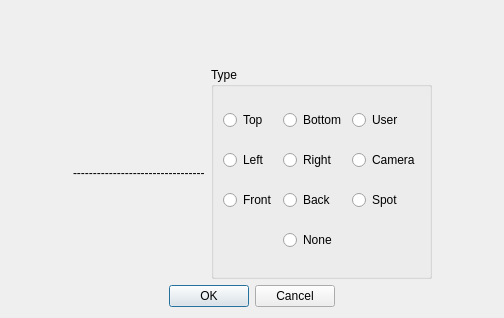
<?xml version="1.0" encoding="UTF-8"?>
<ui version="4.0">
 <class>Dialog</class>
 <widget class="QDialog" name="Dialog">
  <property name="geometry">
   <rect>
    <x>0</x>
    <y>0</y>
    <width>504</width>
    <height>318</height>
   </rect>
  </property>
  <property name="focusPolicy">
   <enum>Qt::StrongFocus</enum>
  </property>
  <property name="windowTitle">
   <string>Viewport Setup</string>
  </property>
  <layout class="QVBoxLayout" name="verticalLayout">
   <item>
    <layout class="QGridLayout" name="viewLayoutGridLayout">
     <item row="0" column="0">
      <widget class="QPushButton" name="singlePushButton">
       <property name="sizePolicy">
        <sizepolicy hsizetype="Fixed" vsizetype="Fixed">
         <horstretch>0</horstretch>
         <verstretch>0</verstretch>
        </sizepolicy>
       </property>
       <property name="focusPolicy">
        <enum>Qt::TabFocus</enum>
       </property>
       <property name="text">
        <string/>
       </property>
       <property name="icon">
        <iconset resource="../resources/keyframer.qrc">
         <normaloff>:/singleu.bmp</normaloff>
         <normalon>:/singled.bmp</normalon>
         <disabledoff>:/singleu.bmp</disabledoff>
         <disabledon>:/singled.bmp</disabledon>
         <activeoff>:/singleu.bmp</activeoff>
         <activeon>:/singled.bmp</activeon>
         <selectedoff>:/singleu.bmp</selectedoff>
         <selectedon>:/singled.bmp</selectedon>:/singleu.bmp</iconset>
       </property>
       <property name="iconSize">
        <size>
         <width>50</width>
         <height>50</height>
        </size>
       </property>
       <property name="autoDefault">
        <bool>false</bool>
       </property>
       <property name="flat">
        <bool>true</bool>
       </property>
      </widget>
     </item>
     <item row="0" column="1">
      <widget class="QPushButton" name="twoVertPushButton">
       <property name="sizePolicy">
        <sizepolicy hsizetype="Fixed" vsizetype="Fixed">
         <horstretch>0</horstretch>
         <verstretch>0</verstretch>
        </sizepolicy>
       </property>
       <property name="focusPolicy">
        <enum>Qt::TabFocus</enum>
       </property>
       <property name="text">
        <string/>
       </property>
       <property name="icon">
        <iconset resource="../resources/keyframer.qrc">
         <normaloff>:/twovertu.bmp</normaloff>
         <normalon>:/twovertd.bmp</normalon>:/twovertu.bmp</iconset>
       </property>
       <property name="iconSize">
        <size>
         <width>50</width>
         <height>50</height>
        </size>
       </property>
       <property name="autoDefault">
        <bool>false</bool>
       </property>
       <property name="flat">
        <bool>true</bool>
       </property>
      </widget>
     </item>
     <item row="0" column="2">
      <widget class="QPushButton" name="twoHorzPushButton">
       <property name="sizePolicy">
        <sizepolicy hsizetype="Fixed" vsizetype="Fixed">
         <horstretch>0</horstretch>
         <verstretch>0</verstretch>
        </sizepolicy>
       </property>
       <property name="focusPolicy">
        <enum>Qt::TabFocus</enum>
       </property>
       <property name="text">
        <string/>
       </property>
       <property name="icon">
        <iconset resource="../resources/keyframer.qrc">
         <normaloff>:/twohorzu.bmp</normaloff>
         <normalon>:/twohorzd.bmp</normalon>:/twohorzu.bmp</iconset>
       </property>
       <property name="iconSize">
        <size>
         <width>50</width>
         <height>50</height>
        </size>
       </property>
       <property name="autoDefault">
        <bool>false</bool>
       </property>
       <property name="flat">
        <bool>true</bool>
       </property>
      </widget>
     </item>
     <item row="0" column="3">
      <widget class="QPushButton" name="fourPushButton">
       <property name="sizePolicy">
        <sizepolicy hsizetype="Fixed" vsizetype="Fixed">
         <horstretch>0</horstretch>
         <verstretch>0</verstretch>
        </sizepolicy>
       </property>
       <property name="focusPolicy">
        <enum>Qt::TabFocus</enum>
       </property>
       <property name="text">
        <string/>
       </property>
       <property name="icon">
        <iconset resource="../resources/keyframer.qrc">
         <normaloff>:/fouru.bmp</normaloff>
         <normalon>:/fourd.bmp</normalon>:/fouru.bmp</iconset>
       </property>
       <property name="iconSize">
        <size>
         <width>50</width>
         <height>50</height>
        </size>
       </property>
       <property name="autoDefault">
        <bool>false</bool>
       </property>
       <property name="flat">
        <bool>true</bool>
       </property>
      </widget>
     </item>
     <item row="0" column="4">
      <widget class="QPushButton" name="threeLeftPushButton">
       <property name="sizePolicy">
        <sizepolicy hsizetype="Fixed" vsizetype="Fixed">
         <horstretch>0</horstretch>
         <verstretch>0</verstretch>
        </sizepolicy>
       </property>
       <property name="focusPolicy">
        <enum>Qt::TabFocus</enum>
       </property>
       <property name="text">
        <string/>
       </property>
       <property name="icon">
        <iconset resource="../resources/keyframer.qrc">
         <normaloff>:/threeleftu.bmp</normaloff>
         <normalon>:/threeleftd.bmp</normalon>:/threeleftu.bmp</iconset>
       </property>
       <property name="iconSize">
        <size>
         <width>50</width>
         <height>50</height>
        </size>
       </property>
       <property name="autoDefault">
        <bool>false</bool>
       </property>
       <property name="flat">
        <bool>true</bool>
       </property>
      </widget>
     </item>
     <item row="0" column="5">
      <widget class="QPushButton" name="threeBottomPushButton">
       <property name="sizePolicy">
        <sizepolicy hsizetype="Fixed" vsizetype="Fixed">
         <horstretch>0</horstretch>
         <verstretch>0</verstretch>
        </sizepolicy>
       </property>
       <property name="focusPolicy">
        <enum>Qt::TabFocus</enum>
       </property>
       <property name="text">
        <string/>
       </property>
       <property name="icon">
        <iconset resource="../resources/keyframer.qrc">
         <normaloff>:/threebottomu.bmp</normaloff>
         <normalon>:/threebottomd.bmp</normalon>:/threebottomu.bmp</iconset>
       </property>
       <property name="iconSize">
        <size>
         <width>50</width>
         <height>50</height>
        </size>
       </property>
       <property name="autoDefault">
        <bool>false</bool>
       </property>
       <property name="flat">
        <bool>true</bool>
       </property>
      </widget>
     </item>
     <item row="0" column="6">
      <widget class="QPushButton" name="threeRightPushButton">
       <property name="sizePolicy">
        <sizepolicy hsizetype="Fixed" vsizetype="Fixed">
         <horstretch>0</horstretch>
         <verstretch>0</verstretch>
        </sizepolicy>
       </property>
       <property name="focusPolicy">
        <enum>Qt::TabFocus</enum>
       </property>
       <property name="text">
        <string/>
       </property>
       <property name="icon">
        <iconset resource="../resources/keyframer.qrc">
         <normaloff>:/threerightu.bmp</normaloff>
         <normalon>:/threerightd.bmp</normalon>:/threerightu.bmp</iconset>
       </property>
       <property name="iconSize">
        <size>
         <width>50</width>
         <height>50</height>
        </size>
       </property>
       <property name="autoDefault">
        <bool>false</bool>
       </property>
       <property name="flat">
        <bool>true</bool>
       </property>
      </widget>
     </item>
     <item row="1" column="0">
      <widget class="QPushButton" name="threeTopPushButton">
       <property name="sizePolicy">
        <sizepolicy hsizetype="Fixed" vsizetype="Fixed">
         <horstretch>0</horstretch>
         <verstretch>0</verstretch>
        </sizepolicy>
       </property>
       <property name="focusPolicy">
        <enum>Qt::TabFocus</enum>
       </property>
       <property name="text">
        <string/>
       </property>
       <property name="icon">
        <iconset resource="../resources/keyframer.qrc">
         <normaloff>:/threetopu.bmp</normaloff>
         <normalon>:/threetopd.bmp</normalon>:/threetopu.bmp</iconset>
       </property>
       <property name="iconSize">
        <size>
         <width>50</width>
         <height>50</height>
        </size>
       </property>
       <property name="autoDefault">
        <bool>false</bool>
       </property>
       <property name="flat">
        <bool>true</bool>
       </property>
      </widget>
     </item>
     <item row="1" column="1">
      <widget class="QPushButton" name="threeVertPushButton">
       <property name="sizePolicy">
        <sizepolicy hsizetype="Fixed" vsizetype="Fixed">
         <horstretch>0</horstretch>
         <verstretch>0</verstretch>
        </sizepolicy>
       </property>
       <property name="focusPolicy">
        <enum>Qt::TabFocus</enum>
       </property>
       <property name="text">
        <string/>
       </property>
       <property name="icon">
        <iconset resource="../resources/keyframer.qrc">
         <normaloff>:/threevertu.bmp</normaloff>
         <normalon>:/threevertd.bmp</normalon>:/threevertu.bmp</iconset>
       </property>
       <property name="iconSize">
        <size>
         <width>50</width>
         <height>50</height>
        </size>
       </property>
       <property name="autoDefault">
        <bool>false</bool>
       </property>
       <property name="flat">
        <bool>true</bool>
       </property>
      </widget>
     </item>
     <item row="1" column="2">
      <widget class="QPushButton" name="threeHorzPushButton">
       <property name="sizePolicy">
        <sizepolicy hsizetype="Fixed" vsizetype="Fixed">
         <horstretch>0</horstretch>
         <verstretch>0</verstretch>
        </sizepolicy>
       </property>
       <property name="focusPolicy">
        <enum>Qt::TabFocus</enum>
       </property>
       <property name="text">
        <string/>
       </property>
       <property name="icon">
        <iconset resource="../resources/keyframer.qrc">
         <normaloff>:/threehorzu.bmp</normaloff>
         <normalon>:/threehorzd.bmp</normalon>:/threehorzu.bmp</iconset>
       </property>
       <property name="iconSize">
        <size>
         <width>50</width>
         <height>50</height>
        </size>
       </property>
       <property name="autoDefault">
        <bool>false</bool>
       </property>
       <property name="flat">
        <bool>true</bool>
       </property>
      </widget>
     </item>
     <item row="1" column="3">
      <widget class="QPushButton" name="fourLeftPushButton">
       <property name="sizePolicy">
        <sizepolicy hsizetype="Fixed" vsizetype="Fixed">
         <horstretch>0</horstretch>
         <verstretch>0</verstretch>
        </sizepolicy>
       </property>
       <property name="focusPolicy">
        <enum>Qt::TabFocus</enum>
       </property>
       <property name="text">
        <string/>
       </property>
       <property name="icon">
        <iconset resource="../resources/keyframer.qrc">
         <normaloff>:/fourleftu.bmp</normaloff>
         <normalon>:/fourleftd.bmp</normalon>:/fourleftu.bmp</iconset>
       </property>
       <property name="iconSize">
        <size>
         <width>50</width>
         <height>50</height>
        </size>
       </property>
       <property name="autoDefault">
        <bool>false</bool>
       </property>
       <property name="flat">
        <bool>true</bool>
       </property>
      </widget>
     </item>
     <item row="1" column="4">
      <widget class="QPushButton" name="fourBottomPushButton">
       <property name="sizePolicy">
        <sizepolicy hsizetype="Fixed" vsizetype="Fixed">
         <horstretch>0</horstretch>
         <verstretch>0</verstretch>
        </sizepolicy>
       </property>
       <property name="focusPolicy">
        <enum>Qt::TabFocus</enum>
       </property>
       <property name="text">
        <string/>
       </property>
       <property name="icon">
        <iconset resource="../resources/keyframer.qrc">
         <normaloff>:/fourbottomu.bmp</normaloff>
         <normalon>:/fourbottomd.bmp</normalon>:/fourbottomu.bmp</iconset>
       </property>
       <property name="iconSize">
        <size>
         <width>50</width>
         <height>50</height>
        </size>
       </property>
       <property name="autoDefault">
        <bool>false</bool>
       </property>
       <property name="flat">
        <bool>true</bool>
       </property>
      </widget>
     </item>
     <item row="1" column="5">
      <widget class="QPushButton" name="fourRightPushButton">
       <property name="sizePolicy">
        <sizepolicy hsizetype="Fixed" vsizetype="Fixed">
         <horstretch>0</horstretch>
         <verstretch>0</verstretch>
        </sizepolicy>
       </property>
       <property name="focusPolicy">
        <enum>Qt::TabFocus</enum>
       </property>
       <property name="text">
        <string/>
       </property>
       <property name="icon">
        <iconset resource="../resources/keyframer.qrc">
         <normaloff>:/fourrightu.bmp</normaloff>
         <normalon>:/fourrightd.bmp</normalon>:/fourrightu.bmp</iconset>
       </property>
       <property name="iconSize">
        <size>
         <width>50</width>
         <height>50</height>
        </size>
       </property>
       <property name="autoDefault">
        <bool>false</bool>
       </property>
       <property name="flat">
        <bool>true</bool>
       </property>
      </widget>
     </item>
     <item row="1" column="6">
      <widget class="QPushButton" name="fourTopPushButton">
       <property name="sizePolicy">
        <sizepolicy hsizetype="Fixed" vsizetype="Fixed">
         <horstretch>0</horstretch>
         <verstretch>0</verstretch>
        </sizepolicy>
       </property>
       <property name="focusPolicy">
        <enum>Qt::TabFocus</enum>
       </property>
       <property name="text">
        <string/>
       </property>
       <property name="icon">
        <iconset resource="../resources/keyframer.qrc">
         <normaloff>:/fourtopu.bmp</normaloff>
         <normalon>:/fourtopd.bmp</normalon>:/fourtopu.bmp</iconset>
       </property>
       <property name="iconSize">
        <size>
         <width>50</width>
         <height>50</height>
        </size>
       </property>
       <property name="autoDefault">
        <bool>false</bool>
       </property>
       <property name="flat">
        <bool>true</bool>
       </property>
      </widget>
     </item>
    </layout>
   </item>
   <item>
    <layout class="QHBoxLayout" name="viewHorizontalLayout">
     <item>
      <spacer name="viewLeftHorizontalSpacer">
       <property name="orientation">
        <enum>Qt::Horizontal</enum>
       </property>
       <property name="sizeHint" stdset="0">
        <size>
         <width>58</width>
         <height>20</height>
        </size>
       </property>
      </spacer>
     </item>
     <item>
      <widget class="QLabel" name="viewLabel">
       <property name="text">
        <string>---------------------------------</string>
       </property>
      </widget>
     </item>
     <item>
      <widget class="QGroupBox" name="viewTypeGroupBox">
       <property name="title">
        <string>Type</string>
       </property>
       <layout class="QGridLayout" name="gridLayout">
        <item row="0" column="0">
         <widget class="QRadioButton" name="topRadioButton">
          <property name="text">
           <string>Top</string>
          </property>
         </widget>
        </item>
        <item row="0" column="1">
         <widget class="QRadioButton" name="bottomRadioButton">
          <property name="text">
           <string>Bottom</string>
          </property>
         </widget>
        </item>
        <item row="0" column="2">
         <widget class="QRadioButton" name="userRadioButton">
          <property name="text">
           <string>User</string>
          </property>
         </widget>
        </item>
        <item row="1" column="0">
         <widget class="QRadioButton" name="leftRadioButton">
          <property name="text">
           <string>Left</string>
          </property>
         </widget>
        </item>
        <item row="1" column="1">
         <widget class="QRadioButton" name="rightRadioButton">
          <property name="text">
           <string>Right</string>
          </property>
         </widget>
        </item>
        <item row="1" column="2">
         <widget class="QRadioButton" name="cameraRadioButton">
          <property name="text">
           <string>Camera</string>
          </property>
         </widget>
        </item>
        <item row="2" column="0">
         <widget class="QRadioButton" name="frontRadioButton">
          <property name="text">
           <string>Front</string>
          </property>
         </widget>
        </item>
        <item row="2" column="1">
         <widget class="QRadioButton" name="backRadioButton">
          <property name="text">
           <string>Back</string>
          </property>
         </widget>
        </item>
        <item row="2" column="2">
         <widget class="QRadioButton" name="spotRadioButton">
          <property name="text">
           <string>Spot</string>
          </property>
         </widget>
        </item>
        <item row="3" column="1">
         <widget class="QRadioButton" name="noneRadioButton">
          <property name="text">
           <string>None</string>
          </property>
         </widget>
        </item>
       </layout>
      </widget>
     </item>
     <item>
      <spacer name="viewRightHorizontalSpacer">
       <property name="orientation">
        <enum>Qt::Horizontal</enum>
       </property>
       <property name="sizeHint" stdset="0">
        <size>
         <width>58</width>
         <height>20</height>
        </size>
       </property>
      </spacer>
     </item>
    </layout>
   </item>
   <item>
    <layout class="QHBoxLayout" name="okCancelHorizontalLayout">
     <item>
      <spacer name="okCancelLeftHorizontalSpacer">
       <property name="orientation">
        <enum>Qt::Horizontal</enum>
       </property>
       <property name="sizeHint" stdset="0">
        <size>
         <width>138</width>
         <height>20</height>
        </size>
       </property>
      </spacer>
     </item>
     <item>
      <widget class="QDialogButtonBox" name="okCancelButtonBox">
       <property name="sizePolicy">
        <sizepolicy hsizetype="Fixed" vsizetype="Fixed">
         <horstretch>0</horstretch>
         <verstretch>0</verstretch>
        </sizepolicy>
       </property>
       <property name="standardButtons">
        <set>QDialogButtonBox::Cancel|QDialogButtonBox::Ok</set>
       </property>
      </widget>
     </item>
     <item>
      <spacer name="okCancelRightHorizontalSpacer">
       <property name="orientation">
        <enum>Qt::Horizontal</enum>
       </property>
       <property name="sizeHint" stdset="0">
        <size>
         <width>148</width>
         <height>20</height>
        </size>
       </property>
      </spacer>
     </item>
    </layout>
   </item>
  </layout>
 </widget>
 <tabstops>
  <tabstop>singlePushButton</tabstop>
  <tabstop>twoVertPushButton</tabstop>
  <tabstop>twoHorzPushButton</tabstop>
  <tabstop>fourPushButton</tabstop>
  <tabstop>threeLeftPushButton</tabstop>
  <tabstop>threeBottomPushButton</tabstop>
  <tabstop>threeRightPushButton</tabstop>
  <tabstop>threeTopPushButton</tabstop>
  <tabstop>threeVertPushButton</tabstop>
  <tabstop>threeHorzPushButton</tabstop>
  <tabstop>fourLeftPushButton</tabstop>
  <tabstop>fourBottomPushButton</tabstop>
  <tabstop>fourRightPushButton</tabstop>
  <tabstop>fourTopPushButton</tabstop>
  <tabstop>topRadioButton</tabstop>
  <tabstop>bottomRadioButton</tabstop>
  <tabstop>userRadioButton</tabstop>
  <tabstop>leftRadioButton</tabstop>
  <tabstop>rightRadioButton</tabstop>
  <tabstop>cameraRadioButton</tabstop>
  <tabstop>frontRadioButton</tabstop>
  <tabstop>backRadioButton</tabstop>
  <tabstop>spotRadioButton</tabstop>
  <tabstop>noneRadioButton</tabstop>
  <tabstop>okCancelButtonBox</tabstop>
 </tabstops>
 <resources>
  <include location="../resources/keyframer.qrc"/>
 </resources>
 <connections/>
</ui>
